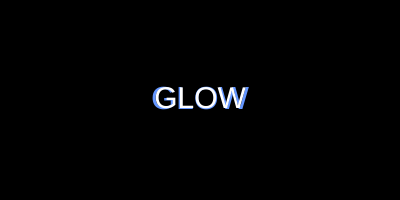
Frame 1 (no input)
Frame 60 (no input): identical to frame 1, image omitted
Frame 120 (the mouse pressed at the canvas centre since frame 60): identical to frame 1, image omitted

The p5.js sketch that drew this single still picture (run headless with seeded random() and noise() and a simulated clock; from frame 60 on, the mouse is pressed at the canvas centre):

// p5.js sketch
// ── sketch.js
function setup() {
  createCanvas(400, 200);
  textAlign(CENTER, CENTER);
}

function draw() {
  background(0);
  
  // Simple text with glow-like fill
  fill(100, 150, 255);
  textSize(32);
  text("GLOW", width/2, height/2);
  
  // Subtle shadow/outline effect
  fill(255);
  textSize(30);
  text("GLOW", width/2, height/2);
}
